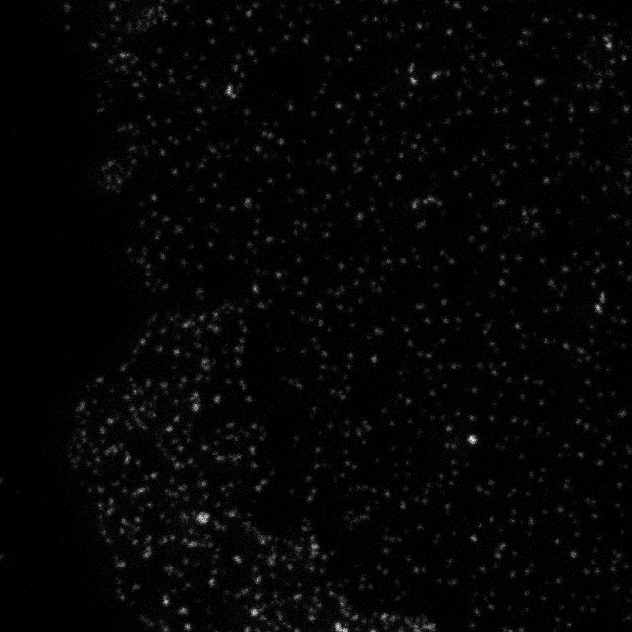
#> input picture MBA-08/clusters.png, 632 x 632 px
$ jupyter execute MBA-08.ipynb
#> lines starting #> are read from the running program, lines starting #| are printed output that depends on the picture; after the words box and inside, x2 and y2 are one past the last pixel; in counts of white or black regions, pixels touching at a corner belong together
<center> <h5>Wintersemester 2024/25</h5> </center>
<center> <h1>Medizinische Bildanalyse</h1> </center>
<center> <h3>Aufgabenblatt 8</h3> </center>
<center> <h5>02. Dezember 2024</h5> </center>
<center> <h5>
    Prof. Dr. Thomas Schultz,
    <a href = "mailto: jlen@uni-bonn.de">Jonathan Lennartz</a>,
    <a href = "mailto: jgruen@uni-bonn.de">Dr. Johannes Grün</a>
</h5> </center>
<center> <h5>Abgabefrist: <b>09.12.2024, 10:00 Uhr, via eCampus</b></h5> </center>
</br>

### Aufgabe 1 (Evaluierung von Segmentierungen, 10 Punkte)

a) Wenn man den Vordergrund als positive Klasse, den Hintergrund als negative Klasse ansieht, kann man eine Bildsegmentierung in Vorder- und Hintergrund auch als binäre Klassifikationsaufgabe für jeden Pixel betrachten. Die Ergebnisse eines binären Klassifikators können richtig positiv (RP), falsch positiv (FP), richtig negativ (RN) oder falsch negativ (FN) sein. Gängige Maße zur Beurteilung binärer Klassifikatoren sind darauf aufbauend Sensitivität (recall) R=RP/(RP+FN), positiver Vorhersagewert (precision) P=RP/(RP+FP) und deren harmonisches Mittel
$$F_1=\frac{2}{R^{-1}+P^{-1}}$$
Zeigt, dass dieser $F_1$-Score und der in der Vorlesung definierte Dice-Score äquivalent sind. (5P)

_Lösung:_

$$F_1 = \frac{2}{R^{-1} + P^{-1}} = \frac{2}{\frac{RP + FN}{RP} + \frac{RP + FP}{RP}} = \frac{2}{\left( \frac{2 \cdot RP + FP + FN}{RP} \right)} = \frac{2 \cdot RP}{2 \cdot RP + FP + FN}$$

$$|A \cap B| = RP, |A| = RP + FP, |B| = RP + FN$$

$$DSC(A, B) = \frac{2 \cdot |A \cap B|}{|A| + |B|} = \frac{2 \cdot RP}{RP + FP + RP + FN} = \frac{2 \cdot RP}{2 \cdot RP + FP + FN} = F_1$$

b) Die in der Vorlesung definierten Dice- und IoU-Scores sind sehr ähnlich motiviert und formuliert. Tatsächlich verhalten sie sich auch sehr ähnlich. Zeigt, dass insbesondere stets folgende Ungleichung gilt: (5P)
$$\frac{1}{2}\mathrm{DSC}\leq \mathrm{IoU}\leq \mathrm{DSC}$$

_Lösung:_ Zunächst zeige $\frac{1}{2}DSC \leq IoU$:
1. $$\frac{1}{2}DSC = \frac{\vert A \cap B \vert}{\vert A \vert + \vert B \vert}  \leq \frac{\vert A \cap B \vert}{\vert A \vert + \vert B \vert - \vert A \cap B \vert}= IoU$$
Da der Schnitt immer größer gleich 0 ist folgt das die Ungleichung gilt, da der Nenner nur kleiner kann.
\begin{align*}
&IoU = \frac{\vert A \cap B \vert}{\vert A \vert + \vert B \vert - \vert A \cap B \vert} \leq \frac{2 \cdot (\vert A \cap B \vert)}{\vert A \vert + \vert B \vert} \\
& \Leftrightarrow \vert A \cap B \vert \cdot (\vert A \vert + \vert B \vert) \leq \vert A \cap B \vert \cdot (2\ \cdot \vert A \vert + 2 \cdot \vert B \vert - 2 \cdot \vert A \cap B \vert) \\
& \Leftrightarrow 0 \leq \vert A \cap B \vert \cdot (\vert A \vert + \vert B \vert - 2 \cdot \vert A \cap B \vert) \\
& \Leftrightarrow 0 \leq \vert A \cap B \vert \cdot (\vert A \cup B \vert - \vert A \cap B \vert) \\
\end{align*}
Man sieht in der Letzten Zeile das die Klammer größer gleich 0 ist, da die Vereinigung immer größer gleich ist als der Schnitt. Somit ist weil der Schnitt positiv ist die gesammte gleichung positiv und die Ungleichung gilt.

### Aufgabe 2 (Clustererkennung, 12 Punkte)

<center></center>
</br>
<center>Abbildung 2: Proteincluster von Zellmembranen in einem Mikroskopiebild.</center>
</br>
Die hellen Punkte in Abbildung 2 sind Proteincluster in einer Zellmembran und eine typische Aufgabe besteht darin, sie zu zählen. In dieser Aufgabe implementiert ihr dazu eine Pipeline, welche aus drei Teilen besteht: lokale Maximumerkennung, Glättung und Schwellenwert-Verfahren.
</br>

a) Erklärt kurz die Rolle von jeder Operation. Schreibt eine Funktion, welche die drei Operationen in einer logischen Reihenfolge auf ein Input-Bild anwendet. (3P)

Wir glätten zunächst, um Rauschen zu entfernen. Danach wenden wir einen Maximumfilter an, um die Proteincluster hervorzuheben. Schlussendlich wenden wir das Schwellenwertverfahren an, um das Bild zu binarisieren.

[cell 1]
import numpy as np
import matplotlib.pyplot as plt
from scipy.ndimage import gaussian_filter, maximum_filter
import skimage.io
def protein_cluster_detection(input_image, sigma, min_distance, threshold):
    smoothed_image = gaussian_filter(input_image, sigma=sigma)
    local_max = maximum_filter(smoothed_image, size=min_distance)
    detected_clusters = np.where(local_max > threshold, 1, 0)

    fig, ax = plt.subplots(1, 4, figsize=(15, 10))
    ax[0].imshow(input_image, cmap='gray')
    ax[1].imshow(smoothed_image, cmap='gray')
    ax[2].imshow(local_max, cmap='gray')
    ax[3].imshow(detected_clusters, cmap='gray')
    return

input_image = skimage.io.imread("clusters.png") / 255.0
#> input_image: shape (632, 632) float64; min 0, max 1, mean 0.021
protein_cluster_detection(input_image, 3, 10 , 0.1)
#> in protein_cluster_detection, `local_max = maximum_filter(smoothed_image, size=min_distance)`:
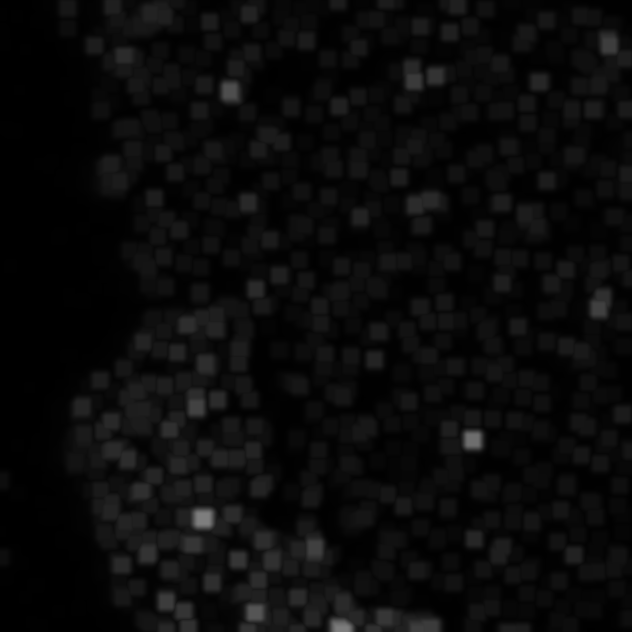
#> local_max: shape (632, 632) float64; min 0.000986, max 0.495, mean 0.0437
#> in protein_cluster_detection, `detected_clusters = np.where(local_max > threshold, 1, 0)`:
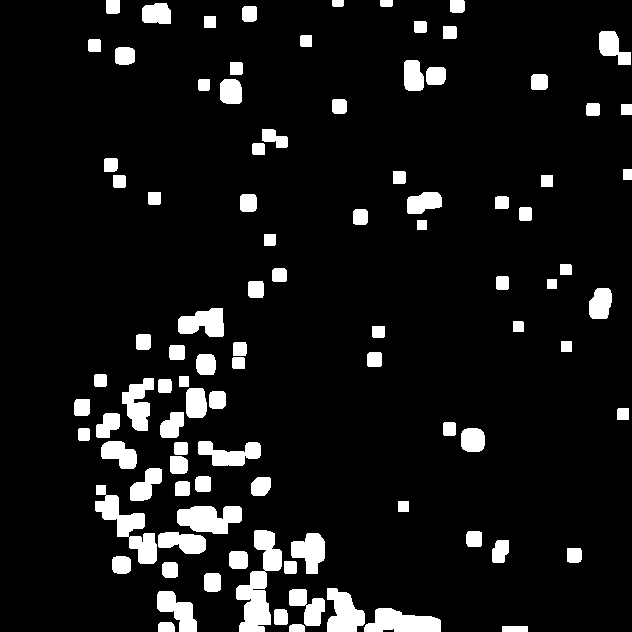
#> detected_clusters: shape (632, 632) int64; values 0 (black) and 1 (white), 8.8% white; 96 white regions, largest, box (x1, y1, x2, y2) and area: (236, 530, 282, 632) 2244, (95, 485, 157, 564) 1736, (177, 506, 242, 534) 1358
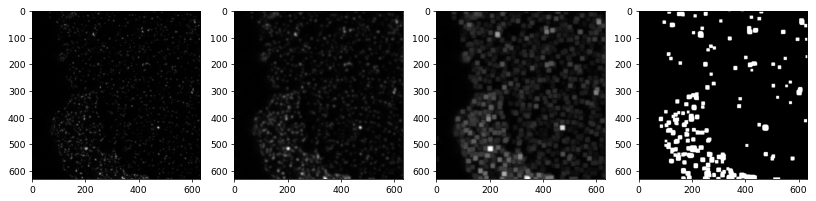
#> figure drawn by matplotlib, 4 panels

_Lösung:_

b) Erweitert die clustering Funktion so, dass sie ein Bild vor und nach jeder Operation plottet. (2P)

Siehe a)

c) Das Ziel dieser Teilaufgabe ist es Interaktionsmöglichkeiten mit dem Schwellenwert, der Standardabweichung für die Glättung, sowie der minimale Distanz zwischen Maxima über Schieberegler in die Visualisierung zu integrieren. Benutzt dazu die *interact* Methode aus den jupyter widgets. Um das unveränderliche Bild *image* zu übergeben benutzt die *fixed* Methode und für die veränderlichen Parameter *IntSlider* oder *FloatSlider*. Was sind sinvolle Wertbereiche für die jeweiligen Variablen? (5P)

[cell 2]
# Lösung
from ipywidgets import interact, IntSlider, FloatSlider, fixed

interact(protein_cluster_detection, input_image=fixed(input_image), sigma=FloatSlider(min=0.1, max=5, step=0.1, value=1.3),
        min_distance=IntSlider(min=1, max=30, step=1, value=5), threshold=FloatSlider(min=0.01, max=0.5, step=0.01, value=0.1))
#> the sliders are set to input_image = <module 'ipywidgets.fixed_' fr, sigma = 1.3, min_distance = 5, threshold = 0.1
#> (the call stopped at in protein_cluster_detection, `detected_clusters = np.where(local_max > threshold, 1, 0)`: ipywidgets is not available in this run)

d) Mit welchen Werten bekommt man ein sinnvolles Ergebnis? (2P)

_Lösung:_
</br>
Sinnvolle Werte sind sigma = 1.3, minimale Distanz zwischen den Maxima = 5, Schwellwert = 0.1.

### Aufgabe 3 (Wasserscheiden, 15 Punkte)
<p align="center">

&nbsp; &nbsp; &nbsp; &nbsp;

</p>
Ziel dieser Aufgabe ist es den Wasserscheiden-Algorithmus anzuwenden, um die Zellen in obigem Bild zu segmentieren und zu zählen.

a) Ladet das Bild ```nuclei.png``` in den Arbeitsspeicher. Benutzt einen geigneten Algorithums aus *skimage.filters* um einen Schwellenwert zu finden, der Vordergrund und Hintergrund separiert und plottet anschließend die resultierende Binärmaske. (2P)

[cell 3]
import matplotlib.pyplot as plt

def plot_side_by_side(images):
    """
    Function to plot images side by side. For debugging and submission figures.

    images: list of images with roughly the same shape.
    """
    n = len(images)
    fig, axs = plt.subplots(1, n, figsize=(10, 5*n))
    for i, img in enumerate(images):
        axs[i].imshow(img)
    plt.setp(plt.gcf().get_axes(), xticks=[], yticks=[])
    return fig

[cell 4]
# Lösung:
import skimage as ski

img = ski.io.imread("nuclei.png", as_gray=True) / 255.0
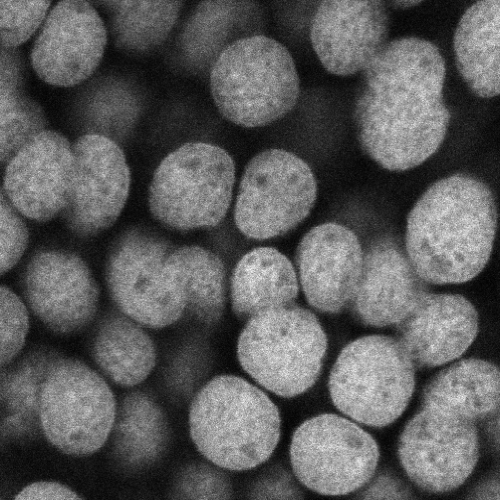
#> input picture MBA-08/nuclei.png, 500 x 500 px
#> img: shape (500, 500) float64; min 0, max 0.00381, mean 0.0014
threshold = ski.filters.threshold_otsu(img)
#> threshold = 0.00136
thresholded = np.where(img <= threshold, 0, 1)
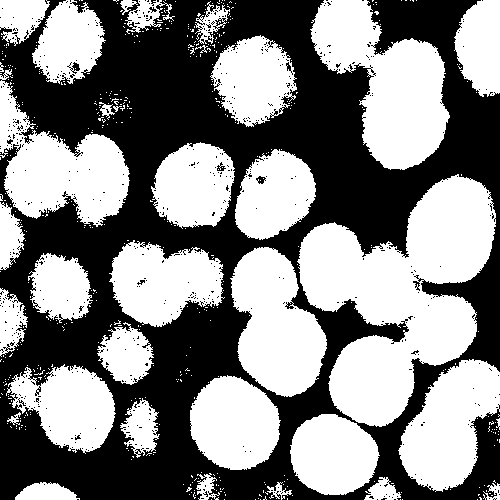
#> thresholded: shape (500, 500) int64; values 0 (black) and 1 (white), 51.8% white; 648 black regions (640 under 20 px), largest, box (x1, y1, x2, y2) and area: (0, 0, 500, 500) 118969, (67, 62, 80, 74) 64, (256, 176, 266, 184) 47
plt.imshow(thresholded, cmap="gray")
plt.show()

b) Um aus der Binärmaske eine topologische Karte für den Wasserscheiden-Algorithmus zu erzeugen, brauchen wir die Distanztransformation (vgl. Slide 23 Vorlesung 4). Wendet diese auf die Binärmaske an und plottet das Ergebnis. (2P)

[cell 5]
# Lösung:
import scipy as sp

distance = sp.ndimage.distance_transform_edt(thresholded)
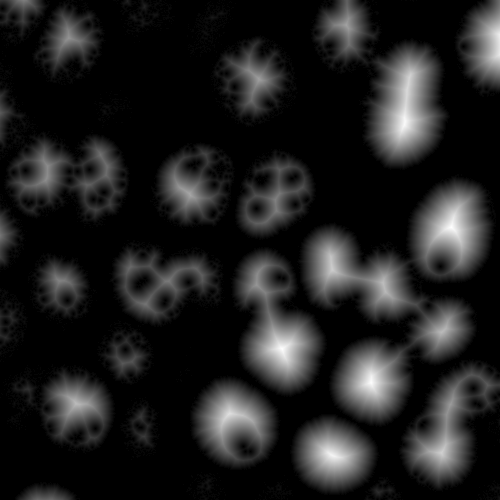
#> distance: shape (500, 500) float64; min 0, max 40.52, mean 5; drawn with min black and max white

plt.imshow(distance, cmap="gray")
plt.show()

c) Der Wasserscheiden-Algorithmus zählt Pixel immer dann als Grenze, wenn benachbarte Pixel zu verschiedenen Klassen gehören. Die zu berücksichtigenden Klassen können dabei durch Marker im Bild festgelegt werden. Geeignete Marker sind in unserem Fall lokale Maxima, wobei man eine gewisse Nachbarschaft berücksichtigen sollte um zu verhindern, dass dieselbe Zelle mehrere Marker enthält. Tragt diese Positionen in eine Maske ein und nutzt dafür fortlaufende positive Zahlen, sodass am Schluss jedes Maximum ein eindeutiges Label hat. (5P)
_Tipp: peak_local_max ist die Funktion der Wahl. Dabei könnt ihr eure Suche durch das label-Argument auf den Vordergrund einschränken und mit footprint die Nachbarschaft bestimmen, in der ein Pixel ein Maximum sein muss um gezählt zu werden._

[cell 6]
# Lösung:
from skimage.feature import peak_local_max

coords = peak_local_max(-distance, footprint=np.ones((3,3)), labels=thresholded)
#> coords = 13926 pairs, first value 1 to 498, second value 1 to 498
mask = np.zeros(distance.shape, dtype=bool)
mask[tuple(coords.T)] = True
markers, _ = sp.ndimage.label(mask)

d) Benutzt den Wasserscheiden-Algorithmus aus dem *skimage.segmentation* Modul mit den Parametern die ihr bisher berechnet habt um die Zellen zu segmentieren und plottet das Ergebnis. (2P)
_Tipp: Denkt an die Maske, die Vordergrund von Hintergrund trennt._

[cell 7]
# Lösung:
from skimage.segmentation import watershed

labels = watershed(distance, markers, mask=img)
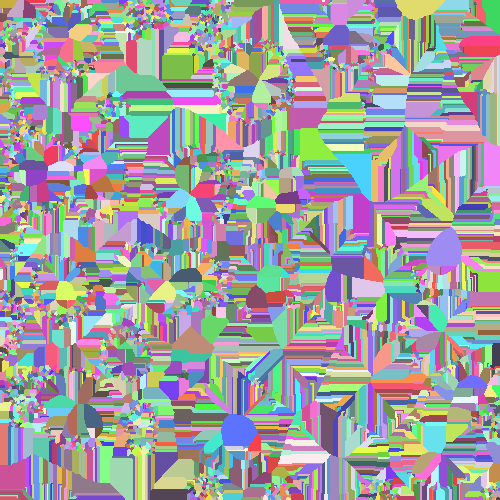
#> labels: shape (500, 500) int32; 6021 distinct labels, from 0 to 6020; one colour per label, 0 black

plot_side_by_side([img, distance, labels])
#> in plot_side_by_side, `n = len(images)`: n = 3
#> the loop in plot_side_by_side, `for i, img in enumerate(images):` made 3 passes
